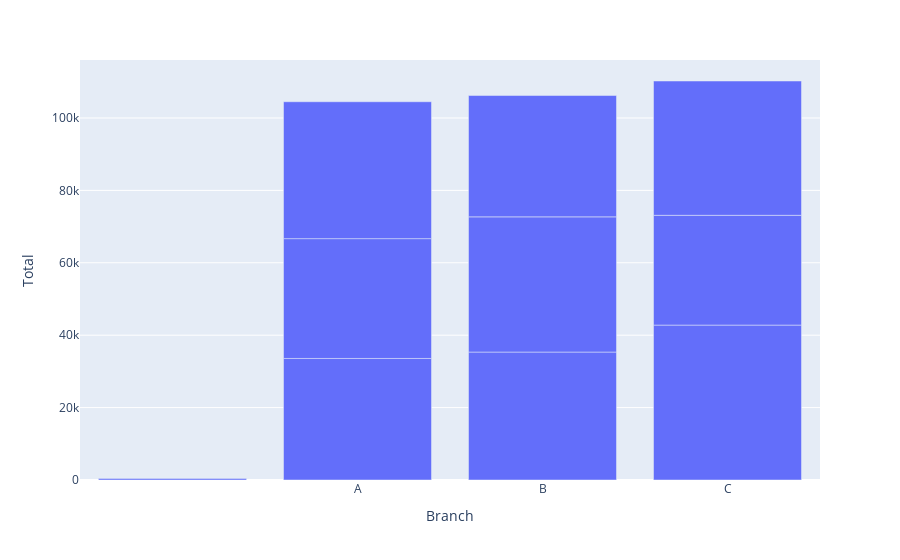

The notebook cell this image was saved under:
### Code cell
fig = px.bar (payment, x='Branch', y='Total')
fig.show()

### Figure 1 — Plotly figure (JSON) as saved in the notebook; plotly's stock layout.template omitted (floating-point values rounded to 4 significant figures)
{"data": [{"alignmentgroup": "True", "hovertemplate": "Branch=%{x}<br>Total=%{y}<extra></extra>", "legendgroup": "", "marker": {"color": "#636efa", "pattern": {"shape": ""}}, "name": "", "offsetgroup": "", "orientation": "v", "showlegend": false, "textposition": "auto", "type": "bar", "x": [" ", "A", "A", "A", "B", "B", "B", "C", "C", "C"], "xaxis": "x", "y": [433.7, 33570.0, 33090.0, 37820.0, 35340.0, 37340.0, 33510.0, 42790.0, 30330.0, 37100.0], "yaxis": "y"}], "layout": {"barmode": "relative", "legend": {"tracegroupgap": 0}, "margin": {"t": 60}, "xaxis": {"anchor": "y", "domain": [0, 1], "title": {"text": "Branch"}}, "yaxis": {"anchor": "x", "domain": [0, 1], "title": {"text": "Total"}}}}
